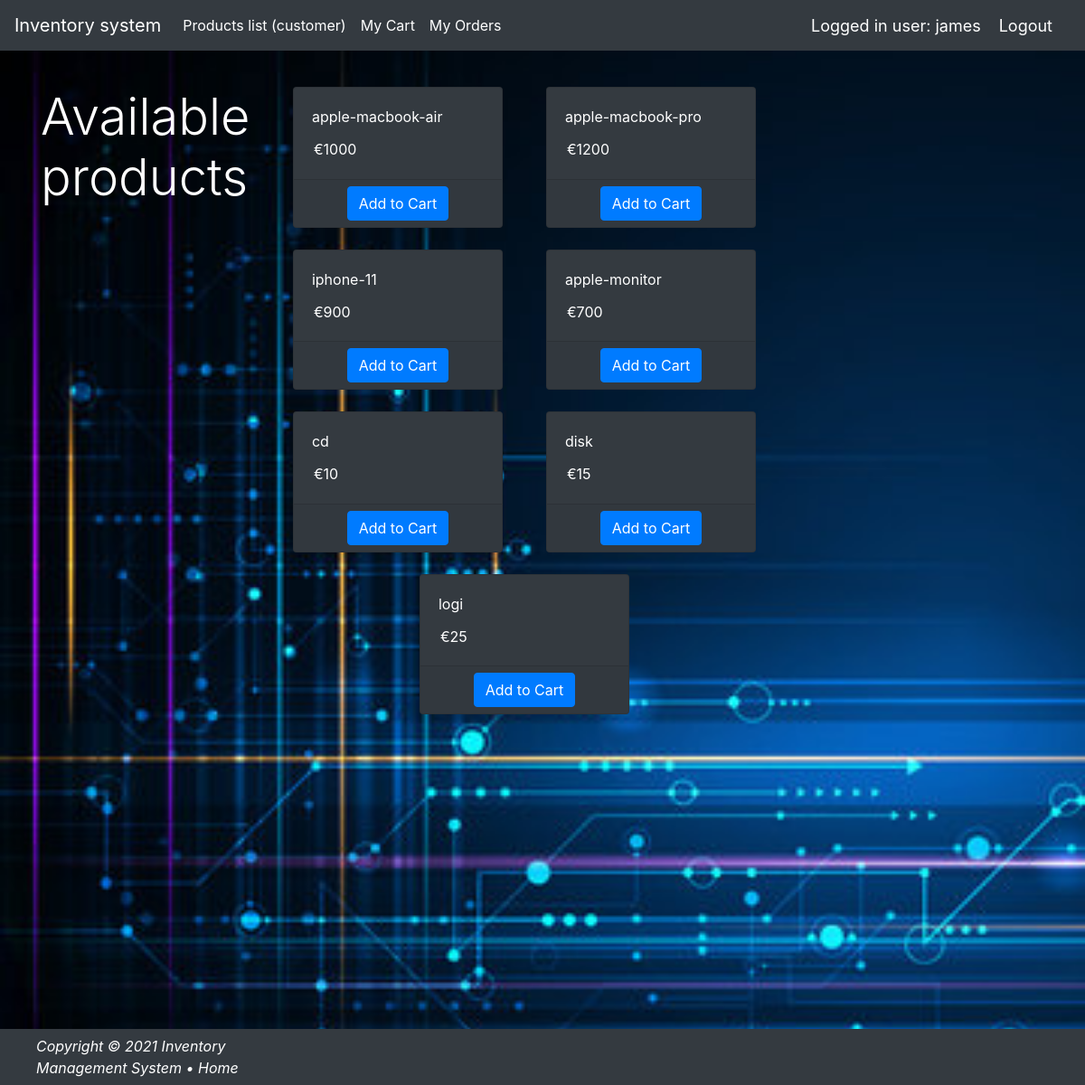
/home_customer/ (signed in), run on the app's committed database.
### invmanagement/models.py (models this page shows, shortened)
class Product(models.Model):
    category = models.CharField(max_length=50, blank=True, choices=category_choice)
    prod_name = models.CharField(max_length=50, blank=True, null=True)
    quantity = models.IntegerField(default='0', blank=False, null=True)
    availability = models.BooleanField(default=False)
    last_updated = models.DateTimeField(auto_now_add=False, auto_now=True)
    price = models.IntegerField(default=0, blank=False)

### invmanagement/authentications.py (the view)
		def wrapper_func(request, *args, **kwargs):
			group = None
			if request.user.groups.exists():
				group = request.user.groups.all()[0].name
			if group in allowed_roles:
				return view_func(request, *args, **kwargs)
			else:
				return HttpResponse('You are not authorized to view this page')

### invmanagement/authentications.py (called while the page is built)
def allowed_users(allowed_roles=[]):
	def decorator(view_func):
		def wrapper_func(request, *args, **kwargs):
			group = None
			if request.user.groups.exists():
				group = request.user.groups.all()[0].name
			if group in allowed_roles:
				return view_func(request, *args, **kwargs)
			else:
				return HttpResponse('You are not authorized to view this page')
		return wrapper_func
	return decorator

### invmanagement/templatetags/cart.py (called while the page is built)
@register.filter(name='currency')
def currency(price):
    return "€" + str(price)

### invmanagement/templates/home_customer.html (shortened to what this page needs)
{% load static %}
{% load crispy_forms_tags %}
{% load cart %}
<!doctype html>
<html lang="en">
<head>
    <link href="{% static '/css/stylesheet.css' %}" rel="stylesheet">
    <link href="{% static '/css/bootstrap.min.css' %}" rel="stylesheet">
    <link href="{% static 'css/navbar-top-fixed.css' %}" rel="stylesheet">
</head>
<body id="bg" style="background-repeat: no-repeat; background-size: cover;  background-image: url('{% static "img/tech.jpeg"%}')">
{% include 'navbar.html' %}
<div class="container mt-4">
    <p class="display-4" style="color:white; text-align: left;">Available products</p>
    <div class="row">
        <div id="products" class="col-lg-8">
            <div class="row mx-auto">
                {% for product in products %}
                    <div class="card mx-auto mb-4 bg-dark" style="width: 14.5rem">
                        <div class="card-body text-white">
                            <p class="card-title">{{ product.prod_name }}</p>
                            <p class="card-text">{{ product.price|currency }}
                            </p>
                        </div>
                        <div class="card-footer p-0 no-gutters">
                            {% if product|is_in_cart:request.session.cart %}
                                <div class="row no-gutters">
                                    <form action="/home_customer/" method="post" class="col-lg-2">
                                        {% csrf_token %}
                                        <input hidden type="text" value="{{ product.id }}" name="product">
                                        <input hidden type="text" value="True" name="remove">
                                        <input type="submit" value="-" class="btn btn-dark btn-block">
                                    </form>
                                    <div class=" text-center mt-2 text-white col">{{ product|cart_quantity:request.session.cart }}
                                        in Cart
                                    </div>
                                    <form action="/home_customer/" method="post" class="col-lg-2">
                                        {% csrf_token %}
                                        <input hidden type="text" value="{{ product.id }}" name="product">
                                        <input type="submit" value="+" class="btn btn-dark btn-block">
                                    </form>
                                </div>
                            {% else %}
                                <form method="post" action="/home_customer/" class="btn btn-block">
                                    <input type="submit" class="btn btn-primary" value="Add to Cart">
                                </form>
                            {% endif %}
                        </div>
                    </div>
                {% endfor %}
            </div>
        </div>
    </div>
</div>
{% include "footer.html" %}
</body>
</html>

### invmanagement/templates/navbar.html (shortened to what this page needs)
{% load static %}
<nav class="navbar navbar-expand-md navbar-dark fixed-top bg-dark">
    <a class="navbar-brand" href="/">Inventory system</a>
    <div class="collapse navbar-collapse" id="navbarCollapse">
        <ul class="navbar-nav mr-auto">
            {% if request.user.groups.all.0.name == "customer" %}
                <li class="nav-item active">
                    <a class="nav-link" href="/home_customer">Products list (customer)</a>
                </li>
                <li class="nav-item active">
                    <a class="nav-link" href="/cart">My Cart</a>
                </li>
                <li class="nav-item active">
                    <a class="nav-link" href="/myorders">My Orders</a>
                </li>
            {% endif %}
        </ul>
        <span class="hello-msg">Logged in user: {{ request.user }}</span>
        <span><a class="hello-msg" href="{% url 'logout' %}">Logout</a></span>
    </div>
</nav>

### static/css/stylesheet.css (style rules this page uses)
body { background-color: #34eb6b; min-height: 100vh; }
.bg-dark { background-repeat: no-repeat; background-size: cover; }
.container { margin: 0; display: flex; min-height: 100%; }

### static/css/navbar-top-fixed.css (style rules this page uses)
body { min-height: 75rem; padding-top: 4.5rem; }

### invmanagement/templates/navbar.html (style rules this page uses)
.hello-msg { font-size: 18px; color: #fff; margin-right: 20px; }

### data on the page
Product: prod_name "apple-macbook-air", price "€1000"
Product: prod_name "apple-macbook-pro", price "€1200"
Product: prod_name "iphone-11", price "€900"
Product: prod_name "apple-monitor", price "€700"
Product: prod_name "cd", price "€10"
Product: prod_name "disk", price "€15"
Product: prod_name "logi", price "€25"

### other printed values
{{ request.user }} "james"
